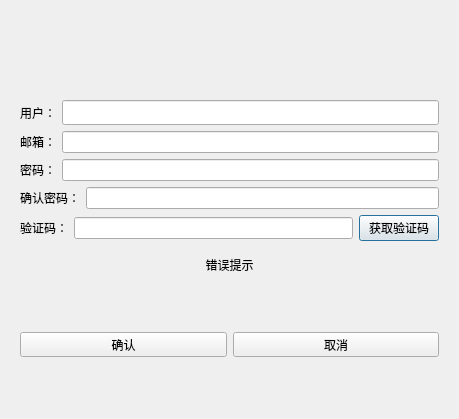
<?xml version="1.0" encoding="UTF-8"?>
<ui version="4.0">
 <class>registerDialog</class>
 <widget class="QDialog" name="registerDialog">
  <property name="geometry">
   <rect>
    <x>0</x>
    <y>0</y>
    <width>459</width>
    <height>419</height>
   </rect>
  </property>
  <property name="windowTitle">
   <string>Dialog</string>
  </property>
  <layout class="QHBoxLayout" name="horizontalLayout_2">
   <item>
    <layout class="QVBoxLayout" name="verticalLayout">
     <item>
      <widget class="QStackedWidget" name="stackedWidget">
       <property name="currentIndex">
        <number>0</number>
       </property>
       <widget class="QWidget" name="page">
        <layout class="QVBoxLayout" name="verticalLayout_2">
         <item>
          <spacer name="verticalSpacer">
           <property name="orientation">
            <enum>Qt::Orientation::Vertical</enum>
           </property>
           <property name="sizeHint" stdset="0">
            <size>
             <width>20</width>
             <height>40</height>
            </size>
           </property>
          </spacer>
         </item>
         <item>
          <widget class="QWidget" name="widget_2" native="true">
           <layout class="QHBoxLayout" name="horizontalLayout_12">
            <item>
             <widget class="QLabel" name="logolabel">
              <property name="maximumSize">
               <size>
                <width>100</width>
                <height>100</height>
               </size>
              </property>
              <property name="text">
               <string/>
              </property>
              <property name="pixmap">
               <pixmap resource="rc.qrc">:/rec/lianjie.png</pixmap>
              </property>
              <property name="scaledContents">
               <bool>true</bool>
              </property>
              <property name="alignment">
               <set>Qt::AlignmentFlag::AlignCenter</set>
              </property>
              <property name="wordWrap">
               <bool>false</bool>
              </property>
              <property name="indent">
               <number>-1</number>
              </property>
             </widget>
            </item>
           </layout>
          </widget>
         </item>
         <item>
          <layout class="QHBoxLayout" name="horizontalLayout">
           <item>
            <widget class="QLabel" name="user_label">
             <property name="minimumSize">
              <size>
               <width>0</width>
               <height>25</height>
              </size>
             </property>
             <property name="maximumSize">
              <size>
               <width>16777215</width>
               <height>25</height>
              </size>
             </property>
             <property name="text">
              <string>用户：</string>
             </property>
            </widget>
           </item>
           <item>
            <widget class="QLineEdit" name="user_edit">
             <property name="minimumSize">
              <size>
               <width>0</width>
               <height>25</height>
              </size>
             </property>
             <property name="maximumSize">
              <size>
               <width>16777215</width>
               <height>25</height>
              </size>
             </property>
            </widget>
           </item>
          </layout>
         </item>
         <item>
          <layout class="QHBoxLayout" name="horizontalLayout_5">
           <item>
            <widget class="QLabel" name="mail_label">
             <property name="text">
              <string>邮箱：</string>
             </property>
            </widget>
           </item>
           <item>
            <widget class="QLineEdit" name="mail_edit"/>
           </item>
          </layout>
         </item>
         <item>
          <layout class="QHBoxLayout" name="horizontalLayout_8">
           <item>
            <widget class="QLabel" name="pass_label">
             <property name="text">
              <string>密码：</string>
             </property>
            </widget>
           </item>
           <item>
            <widget class="QLineEdit" name="pass_edit"/>
           </item>
          </layout>
         </item>
         <item>
          <layout class="QHBoxLayout" name="horizontalLayout_9">
           <item>
            <widget class="QLabel" name="confirm_label">
             <property name="text">
              <string>确认密码：</string>
             </property>
            </widget>
           </item>
           <item>
            <widget class="QLineEdit" name="confirm_edit"/>
           </item>
          </layout>
         </item>
         <item>
          <layout class="QHBoxLayout" name="horizontalLayout_10">
           <item>
            <widget class="QLabel" name="label">
             <property name="text">
              <string>验证码：</string>
             </property>
            </widget>
           </item>
           <item>
            <widget class="QLineEdit" name="lineEdit"/>
           </item>
           <item>
            <widget class="QPushButton" name="get_code_btn">
             <property name="text">
              <string>获取验证码</string>
             </property>
            </widget>
           </item>
          </layout>
         </item>
         <item>
          <widget class="QWidget" name="widget" native="true">
           <layout class="QVBoxLayout" name="verticalLayout_3">
            <item>
             <widget class="QLabel" name="err_tip">
              <property name="text">
               <string>错误提示</string>
              </property>
              <property name="alignment">
               <set>Qt::AlignmentFlag::AlignCenter</set>
              </property>
             </widget>
            </item>
           </layout>
          </widget>
         </item>
         <item>
          <spacer name="verticalSpacer_3">
           <property name="orientation">
            <enum>Qt::Orientation::Vertical</enum>
           </property>
           <property name="sizeHint" stdset="0">
            <size>
             <width>20</width>
             <height>40</height>
            </size>
           </property>
          </spacer>
         </item>
         <item>
          <layout class="QHBoxLayout" name="horizontalLayout_11">
           <item>
            <widget class="QPushButton" name="confirm_btn">
             <property name="minimumSize">
              <size>
               <width>0</width>
               <height>25</height>
              </size>
             </property>
             <property name="maximumSize">
              <size>
               <width>16777215</width>
               <height>25</height>
              </size>
             </property>
             <property name="text">
              <string>确认</string>
             </property>
            </widget>
           </item>
           <item>
            <widget class="QPushButton" name="cancel_btn">
             <property name="minimumSize">
              <size>
               <width>0</width>
               <height>25</height>
              </size>
             </property>
             <property name="maximumSize">
              <size>
               <width>16777215</width>
               <height>25</height>
              </size>
             </property>
             <property name="text">
              <string>取消</string>
             </property>
            </widget>
           </item>
          </layout>
         </item>
         <item>
          <spacer name="verticalSpacer_2">
           <property name="orientation">
            <enum>Qt::Orientation::Vertical</enum>
           </property>
           <property name="sizeHint" stdset="0">
            <size>
             <width>20</width>
             <height>40</height>
            </size>
           </property>
          </spacer>
         </item>
        </layout>
       </widget>
       <widget class="QWidget" name="page_2"/>
      </widget>
     </item>
    </layout>
   </item>
  </layout>
 </widget>
 <resources>
  <include location="rc.qrc"/>
 </resources>
 <connections/>
</ui>
